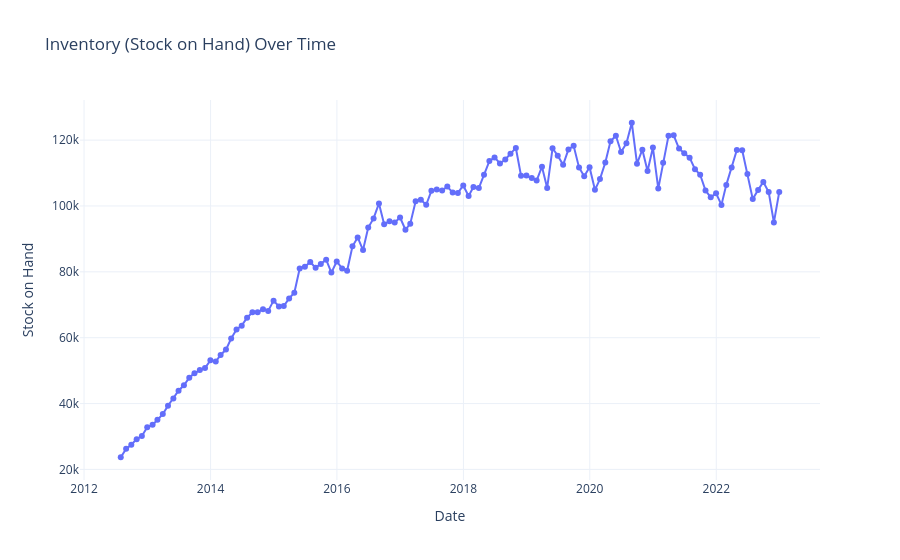

Source (notebook cell):
### Markdown cell above
___

### Code cell
# Load inventory data
inventory['snapshot_date'] = pd.to_datetime(inventory['snapshot_date'])

# Aggregate inventory by month (total stock on hand across all products)
inventory_monthly = inventory.groupby('snapshot_date').agg({
    'stock_on_hand': 'sum',
    'units_sold': 'sum',
    'units_received': 'sum'
}).reset_index()

# Line graph for inventory over time
fig = px.line(
    inventory_monthly, 
    x='snapshot_date', 
    y='stock_on_hand',
    title='Inventory (Stock on Hand) Over Time',
    labels={'snapshot_date': 'Date', 'stock_on_hand': 'Stock on Hand'},
    markers=True
)
fig.update_layout(template='plotly_white')
fig.show()
